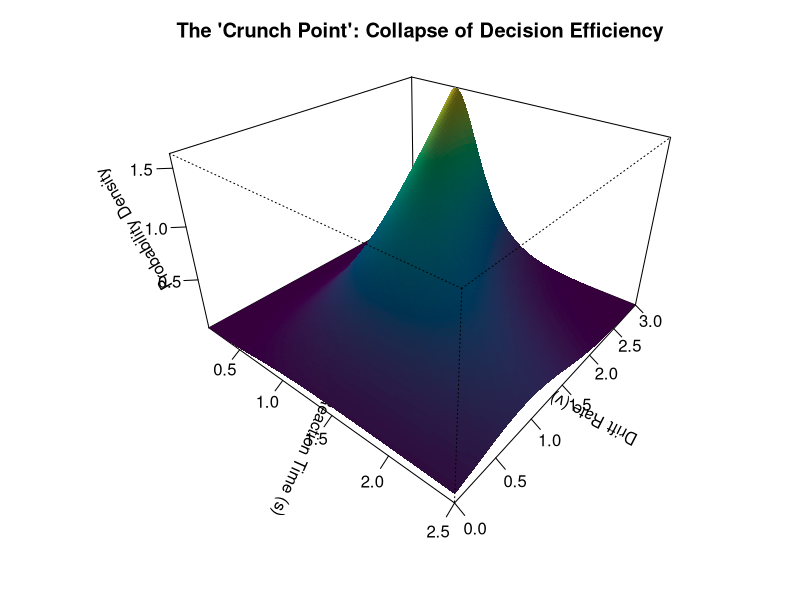

Here is the R script that generated this plot:
# scripts/plot_decision_landscape.R
# Generate a 3D surface plot of the Wald (Inverse Gaussian) PDF
# for visualizing the "Crunch Point" in decision-making

library(grDevices)

# 1. Define the Wald PDF
# Formula: f(t|v,a) = (a / sqrt(2*pi*t^3)) * exp(-((a - v*t)^2)/(2*t))
wald_pdf <- function(t, v, a = 2.28) {
  # Avoid division by zero and negative values
  t <- pmax(t, 1e-5)
  
  term1 <- a / sqrt(2 * pi * t^3)
  term2 <- exp(-((a - v * t)^2) / (2 * t))
  
  return(term1 * term2)
}

# 2. Setup high-resolution grid
# X-axis: Reaction Time (t) from 0.1 to 2.5s
# Y-axis: Drift Rate (v) from 0 to 3.0
t_seq <- seq(0.1, 2.5, length.out = 100)
v_seq <- seq(0, 3.0, length.out = 100)

# Create grid and compute probability density
grid <- expand.grid(t = t_seq, v = v_seq)
z_vals <- matrix(wald_pdf(grid$t, grid$v), nrow = length(t_seq), ncol = length(v_seq))

# 3. Create Color Palette (Viridis-like)
n_colors <- 100
colors <- hcl.colors(n_colors, "Viridis")

# Compute facet centers for color mapping
z_facet_center <- (z_vals[-1, -1] + z_vals[-1, -ncol(z_vals)] + 
                   z_vals[-nrow(z_vals), -1] + z_vals[-nrow(z_vals), -ncol(z_vals)]) / 4
z_facet_range <- cut(z_facet_center, n_colors)

# 4. Save High-Res PNG (300 DPI)
output_dir <- "output/figures"
if (!dir.exists(output_dir)) {
  dir.create(output_dir, recursive = TRUE)
}

png_file <- file.path(output_dir, "fig_decision_landscape_3d.png")
png(png_file, width = 3000, height = 2400, res = 300)

par(mar = c(4, 4, 3, 2))

# Create 3D surface plot
persp(t_seq, v_seq, z_vals,
      theta = 40, phi = 30, expand = 0.6,
      col = colors[z_facet_range],
      border = NA,
      shade = 0.5,
      ticktype = "detailed",
      xlab = "Reaction Time (s)", 
      ylab = "Drift Rate (v)", 
      zlab = "Probability Density",
      main = "The 'Crunch Point': Collapse of Decision Efficiency")

dev.off()

cat("3D decision landscape plot saved to:", png_file, "\n")













